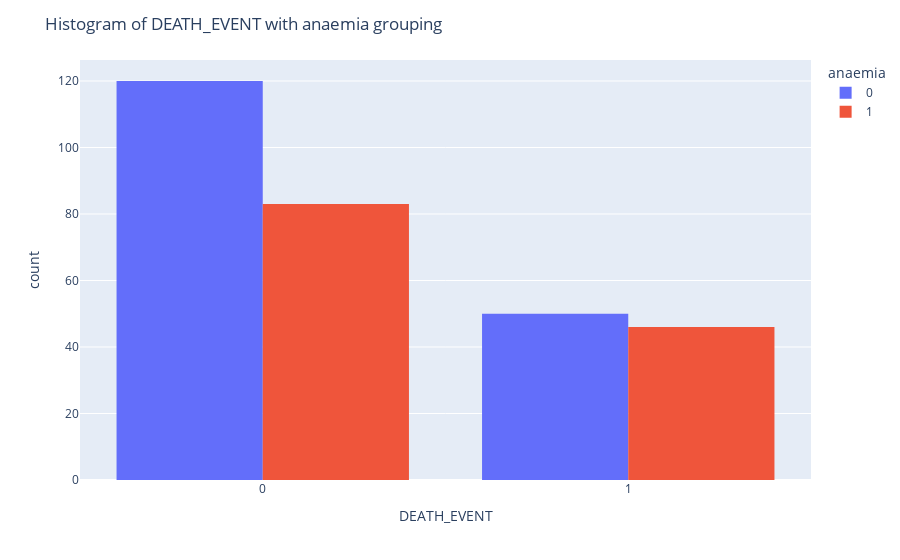

The notebook cell this image was saved under:
### Code cell
fig = px.histogram(df,x= 'DEATH_EVENT' , color='anaemia' , hover_data=df.columns , barmode='group')
fig.update_layout(title_text='Histogram of DEATH_EVENT with anaemia grouping')

fig.show()

### Figure 1 — Plotly figure (JSON) as saved in the notebook; plotly's stock layout.template omitted (floating-point values rounded to 4 significant figures; data arrays with more than 128 entries replaced by an {"elided": "..."} marker saying what was removed)
{"data": [{"alignmentgroup": "True", "bingroup": "x", "hovertemplate": "anaemia=0<br>DEATH_EVENT=%{x}<br>count=%{y}<extra></extra>", "legendgroup": "0", "marker": {"color": "#636efa", "pattern": {"shape": ""}}, "name": "0", "offsetgroup": "0", "orientation": "v", "showlegend": true, "type": "histogram", "x": {"elided": "170 int values"}, "xaxis": "x", "yaxis": "y"}, {"alignmentgroup": "True", "bingroup": "x", "hovertemplate": "anaemia=1<br>DEATH_EVENT=%{x}<br>count=%{y}<extra></extra>", "legendgroup": "1", "marker": {"color": "#EF553B", "pattern": {"shape": ""}}, "name": "1", "offsetgroup": "1", "orientation": "v", "showlegend": true, "type": "histogram", "x": {"elided": "129 int values"}, "xaxis": "x", "yaxis": "y"}], "layout": {"barmode": "group", "legend": {"title": {"text": "anaemia"}, "tracegroupgap": 0}, "margin": {"t": 60}, "title": {"text": "Histogram of DEATH_EVENT with anaemia grouping"}, "xaxis": {"anchor": "y", "domain": [0, 1], "title": {"text": "DEATH_EVENT"}}, "yaxis": {"anchor": "x", "domain": [0, 1], "title": {"text": "count"}}}}
